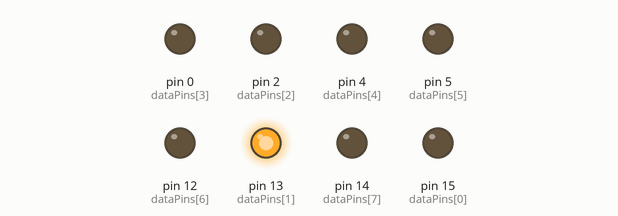
Bench run of a sketch on a simulated Arduino Uno, built with avr-gcc and run on an emulated ATmega328P. Shown: output pins drawn as LEDs (lit = HIGH).

Above: at 1.1 s.
At 4.1 s:
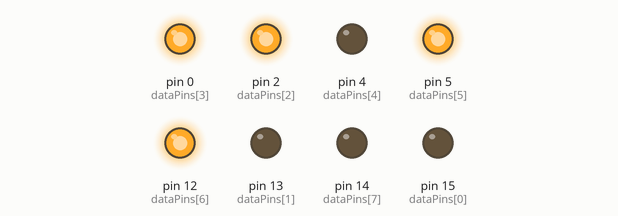
At 9.1 s:
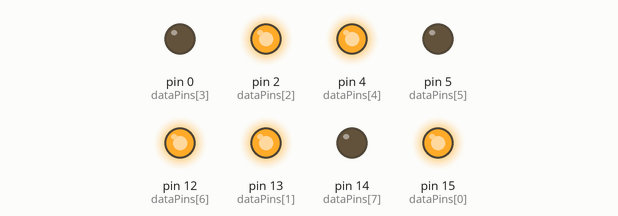
At 16.1 s:
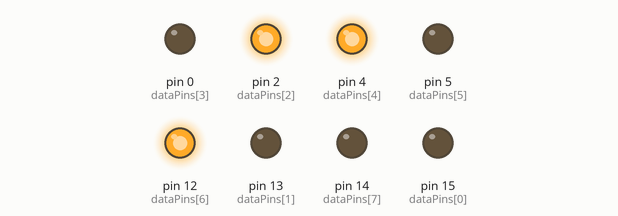
At 29.1 s:
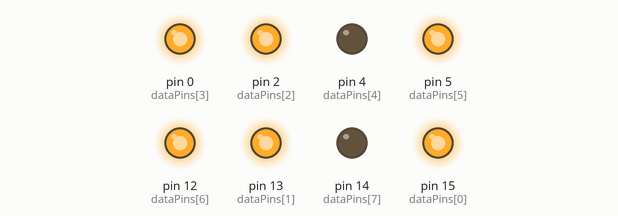
At 38.1 s:
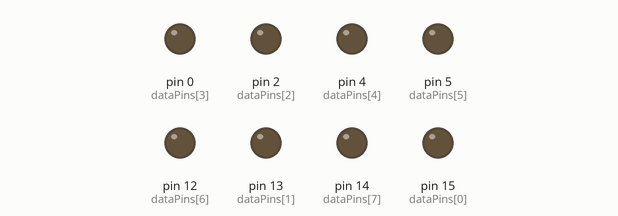
Timing chart, 0 to 39.6 s (numbered marks = the images above):
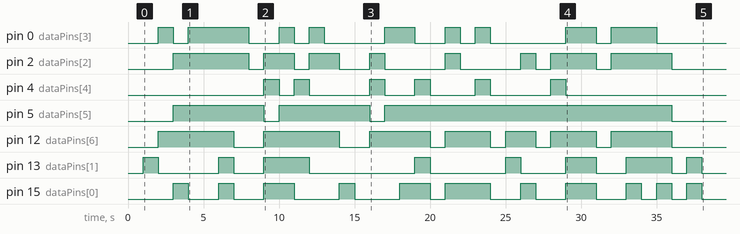

The sketch:

sender.ino
```cpp
// Ausgangspins (most significant to least significant)
int dataPins[] = {15,13,2,0,4,5,12,14};

// zu sendende Nachricht (Display ist 32 Zeichen lang)
char message[] = "Hello, World! This may be too long";

// Verzögerung zwischen den gesendeten Nachrichten in ms
int delayTime = 1000;

void setup() {
  // delay für Entprellung des Reset Tasters
  delay(1000);
  // Ausgangspins initialisieren
  for(int i = 0; i < 8; i++) {
    pinMode(dataPins[i],OUTPUT);
  }

  // schreibe STX (start of text)
  for(int i = 0; i < 8; i++) {
    digitalWrite(dataPins[i], bitRead(2, i));
  }

  delay(delayTime);

  // Schleife über Buchstaben der Nachricht
  for(int i = 0; i < sizeof(message); i++) {
    // Schleife über Bits der Buchstaben
    for(int j = 7; j >= 0; j--) {
      digitalWrite(dataPins[j], bitRead(message[i],j));
    }
    delay(delayTime);
  }

  // schreibe ETX (end of text)
  for(int i = 0; i < 8; i++) {
    digitalWrite(dataPins[i], bitRead(3, i));
  }
  delay(1000);
  // alle Pins low damit die LEDs nicht dauerhaft leuchten
  for(int i = 0; i < 8; i++) {
    digitalWrite(dataPins[i], LOW);
  }
}

void loop() {
  // wird nicht benoetigt
}
```
